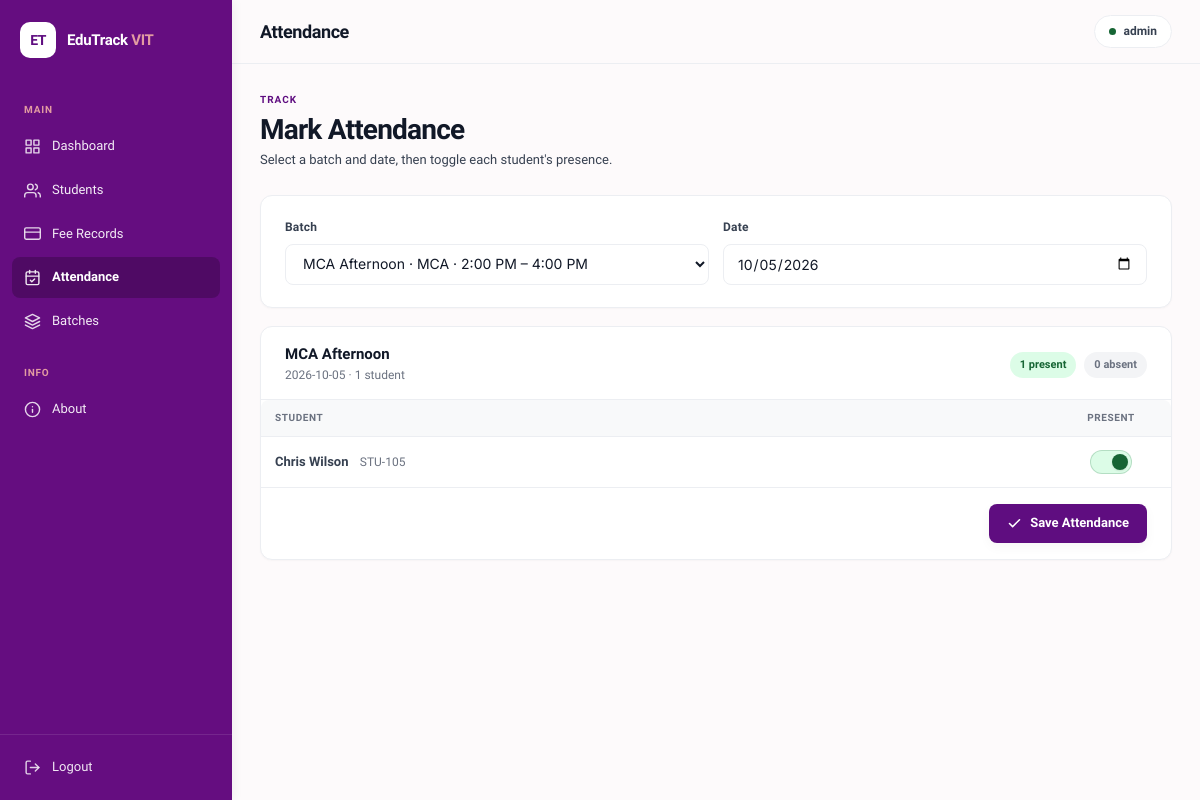
Page /attendance?batch_id=5 (signed in) on the earlier database version.
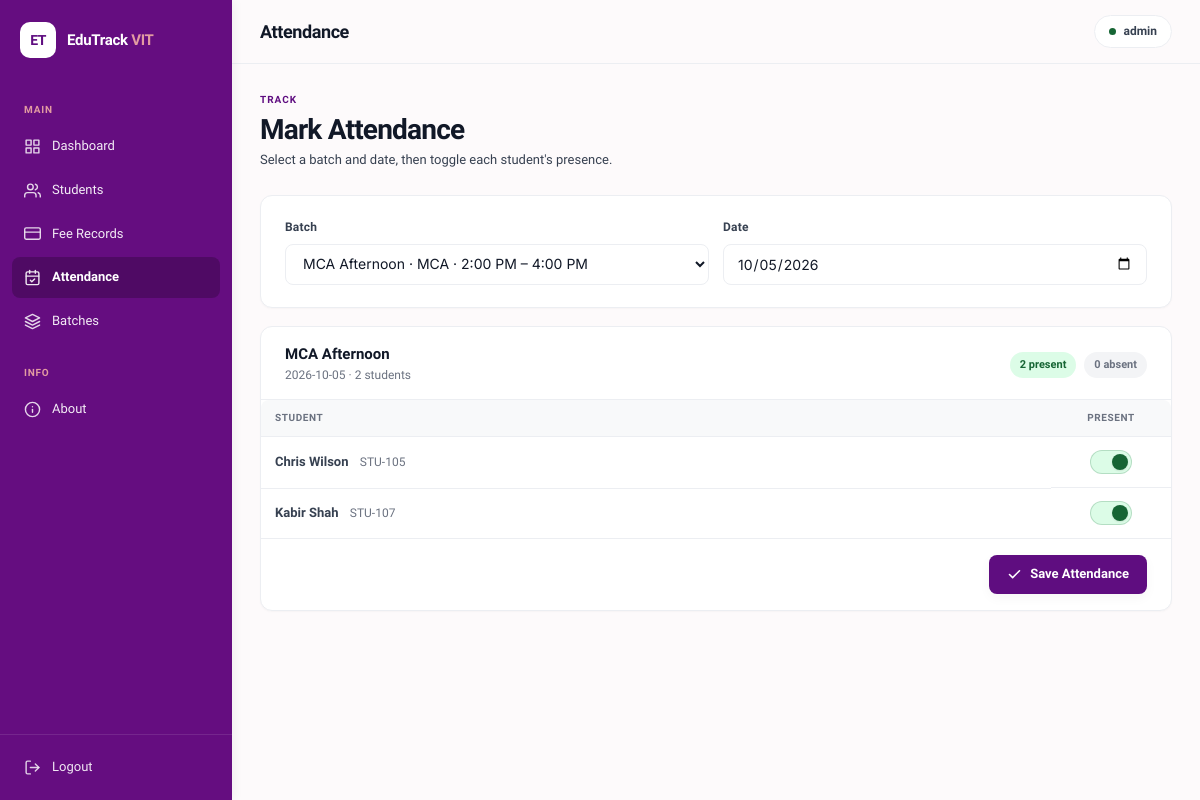
Same page on the later database version.
### tables this page shows
CREATE TABLE students (
        id              INTEGER PRIMARY KEY AUTOINCREMENT,
        name            TEXT    NOT NULL,
        email           TEXT    NOT NULL UNIQUE,
        phone           TEXT,
        gender          TEXT,
        course_id       INTEGER NOT NULL,
        date_of_birth   TEXT,
        enrollment_date TEXT    DEFAULT CURRENT_DATE,
        status          TEXT    NOT NULL DEFAULT 'Active',
        FOREIGN KEY (course_id) REFERENCES courses(id)
    );

### app.py (the view)
@app.route("/attendance")
@login_required
def attendance():
    today    = datetime.date.today().isoformat()
    att_date = request.args.get("date", today)
    batch_id = request.args.get("batch_id", "")
    conn    = get_db_connection()
    batches = conn.execute("""
        SELECT b.id, b.name, b.time_slot, c.name AS course
        FROM batches b JOIN courses c ON b.course_id = c.id
        ORDER BY c.name, b.name
    """).fetchall()
    student_list = []
    batch_name   = ""
    if batch_id:
        batch_row = conn.execute("SELECT name FROM batches WHERE id = ?", (batch_id,)).fetchone()
        batch_name = batch_row["name"] if batch_row else ""
        student_list = conn.execute("""
            SELECT s.id, s.name,
                   COALESCE(
                       (SELECT present FROM attendance
                        WHERE student_id = s.id AND batch_id = ? AND date = ?),
                       -1
                   ) AS present
            FROM students s
            JOIN enrollments e ON e.student_id = s.id
            WHERE e.batch_id = ? AND s.status = 'Active'
            ORDER BY s.name
        """, (batch_id, att_date, batch_id)).fetchall()
    conn.close()
    return render_template(
        "attendance.html",
        batches=batches,
        students=student_list,
        date=att_date, today=today,
        batch_id=batch_id, batch_name=batch_name,
    )

### app.py (called while the page is built)
@login_manager.user_loader
def load_user(user_id):
    conn = get_db_connection()
    row = conn.execute(
        "SELECT id, username FROM admins WHERE id = ?", (user_id,)
    ).fetchone()
    conn.close()
    if row:
        return AdminUser(row["id"], row["username"])
    return None

### database.py (called while the page is built)
def get_db_connection():
    connection = sqlite3.connect(DATABASE)
    connection.row_factory = sqlite3.Row
    connection.execute(
        "PRAGMA foreign_keys = ON"
        )
    return connection

### templates/attendance.html (shortened to what this page needs)
{% extends "base.html" %}
{% block page_title %}Attendance{% endblock %}
{% block content %}
<div class="page-header">
  <div class="page-header-left">
    <div class="page-eyebrow">Track</div>
    <h1 class="page-h1">Mark Attendance</h1>
    <p class="page-sub">Select a batch and date, then toggle each student's presence.</p>
  </div>
</div>
<div class="card" style="margin-bottom:18px;">
  <div style="display:flex;gap:14px;flex-wrap:wrap;align-items:flex-end;">
    <div class="form-group" style="flex:1;min-width:200px;margin:0;">
      <label class="form-label" for="att-batch">Batch</label>
      <select class="form-control" id="att-batch">
        {% for b in batches %}
        <option value="{{ b.id }}" {% if batch_id | string == b.id | string %}selected{% endif %}>
          {{ b.name }} · {{ b.course }} · {{ b.time_slot }}
        </option>
        {% endfor %}
      </select>
    </div>
    <div class="form-group" style="flex:1;min-width:160px;margin:0;">
      <label class="form-label" for="att-date">Date</label>
      <input class="form-control" type="date" id="att-date"
             value="{{ date }}" max="{{ today }}">
    </div>
  </div>
</div>
{% if batch_id %}
<div class="card" style="padding:0;overflow:hidden;">
  <div style="padding:18px 24px 14px;border-bottom:1px solid var(--border);display:flex;justify-content:space-between;align-items:center;">
    <div>
      <div class="card-title">{{ batch_name }}</div>
      <div class="card-sub">{{ date }} · {{ students | length }} student{{ '' if students|length==1 else 's' }}</div>
    </div>
    {% if students %}
    <div style="display:flex;gap:8px;">
      <span class="badge badge-active">
        {{ students | selectattr('present', 'equalto', 1) | list | length }} present
      </span>
      <span class="badge badge-inactive">
        {{ students | selectattr('present', 'equalto', 0) | list | length }} absent
      </span>
    </div>
    {% endif %}
  </div>
  {% if students %}
  <form method="post" action="{{ url_for('mark_attendance') }}">
    <div class="table-wrap attendance-table">
      <table>
        <thead>
          <tr>
            <th>Student</th>
            <th style="text-align:center;width:120px;">Present</th>
          </tr>
        </thead>
        <tbody>
          {% for s in students %}
          <tr>
            <td>
              <span class="fw-600">{{ s.name }}</span>
              <span class="td-muted" style="margin-left:8px;">STU-{{ s.id + 100 }}</span>
            </td>
            <td class="att-check">
              <label class="att-toggle">
                <span class="att-track"></span>
              </label>
            </td>
          </tr>
          {% endfor %}
        </tbody>
      </table>
    </div>
    <div style="padding:16px 24px;border-top:1px solid var(--border);display:flex;justify-content:flex-end;">
      <button class="btn btn-primary" type="submit">
        <svg width="15" height="15" viewBox="0 0 24 24" fill="none" stroke="currentColor" stroke-width="2.5" stroke-linecap="round" stroke-linejoin="round">
          <polyline points="20 6 9 17 4 12"/>
        </svg>
        Save Attendance
      </button>
    </div>
  </form>
  {% endif %}
</div>
{% endif %}
{% endblock %}

Differences in the rows shown:
now on this page (row edited): students: name "Kabir Shah", s.id+100 "107"
Other differences:
{{ students | length }}: "1" → "2"
{{ '' if students|length==1 else 's' }}: (not shown) → "s"
{{ students | selectattr('present', 'equalto', 1) | list | length }}: "1" → "2"
